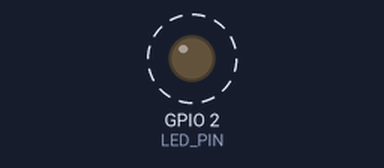
This sketch was run on a simulated ESP32. Parts: output pins drawn as LEDs (lit = HIGH). Dashed ring = blinking. Nothing arrives over Bluetooth unless stated; a phone connects over Bluetooth LE 3 s after start; what the sketch prints to the serial monitor is not drawn.

Above: at 0.15 s.
Timing chart, 0 to 3.0 s (numbered marks = the images above):
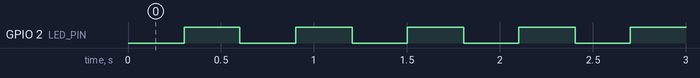

Measured:
- by itself, GPIO 2 (LED_PIN): alternates HIGH for 0.30 s and LOW for 0.30 s, 9 changes in all, then stays HIGH

The sketch:

S82_BLE_Kopru.ino
```cpp
/*
  S82 → iPhone BLE köprüsü  (v0.1)
  -------------------------------------------------------------
  S82'nin NMEA çıkışını BLE "Nordic UART Service" (NUS) ile iPhone'a aktarır,
  iPhone'dan gelen TUSAGA RTCM düzeltmesini S82'ye geri yollar.

  İKİ MOD:
   KABLOSUZ = 1 : ESP32 klasik Bluetooth ile S82'ye bağlanır (kablo yok).
                  SADECE klasik ESP32 (ESP32-WROOM-32 / DevKit V1) ile çalışır.
                  S3 / C3 klasik Bluetooth desteklemez!
                  Arduino IDE: Tools > Partition Scheme > "Huge APP (3MB No OTA)"
   KABLOSUZ = 0 : S82'nin DB9 seri portuna MAX3232 modülü ile kablo bağlanır.
                  Her ESP32'de çalışır (S3, C3 dahil).

  Kart: Arduino-ESP32 çekirdeği 3.x
*/

#define KABLOSUZ 1

// ---- KABLOSUZ mod ayarları ----
// S82'nin Bluetooth MAC adresi (Android'de Ayarlar > Bluetooth > S82 > detay'da görünür)
uint8_t S82_MAC[6] = {0x00, 0x00, 0x00, 0x00, 0x00, 0x00};
const char *S82_PIN = "1234";          // eşleştirme PIN'i (0000 de olabilir)

// ---- KABLOLU mod ayarları ----
#define S82_BAUD 115200                // S82 DB9 port hızı (9600/38400/115200 deneyin)
#define S82_RX_PIN 16                  // ESP32 RX  <- MAX3232 TXD  (S3 için örn. 18)
#define S82_TX_PIN 17                  // ESP32 TX  -> MAX3232 RXD  (S3 için örn. 17)

#define BLE_NAME "S82-Kopru"
#define LED_PIN 2                      // Kartınızda farklıysa değiştirin

#include <BLEDevice.h>
#include <BLEServer.h>
#include <BLEUtils.h>
#include <BLE2902.h>

#if KABLOSUZ && !defined(CONFIG_IDF_TARGET_ESP32)
  #error "KABLOSUZ mod sadece klasik ESP32 (WROOM-32) ile calisir. S3/C3 icin KABLOSUZ 0 yapin."
#endif
#if KABLOSUZ
  #include <BluetoothSerial.h>
  BluetoothSerial SerialBT;
  #define S82 SerialBT
#else
  #define S82 Serial1
#endif

// Nordic UART Service UUID'leri (iOS uygulamaları bunu tanır)
#define NUS_SERVICE "6E400001-B5A3-F393-E0A9-E50E24DCCA9E"
#define NUS_RX      "6E400002-B5A3-F393-E0A9-E50E24DCCA9E"   // telefon -> ESP32 (RTCM)
#define NUS_TX      "6E400003-B5A3-F393-E0A9-E50E24DCCA9E"   // ESP32 -> telefon (NMEA)

BLECharacteristic *txChar;
BLEServer *srv;
volatile bool phoneConnected = false;
volatile uint16_t blePayload = 20;     // MTU-3; iPhone genelde 182'ye çıkarır
uint32_t rtcmBytes = 0, nmeaBytes = 0;

class ServerCB : public BLEServerCallbacks {
  void onConnect(BLEServer *s) override { phoneConnected = true; blePayload = 20; }
  void onDisconnect(BLEServer *s) override {
    phoneConnected = false;
    BLEDevice::startAdvertising();     // tekrar görünür ol
  }
};

class RxCB : public BLECharacteristicCallbacks {
  void onWrite(BLECharacteristic *c) override {
    // Telefondan gelen RTCM düzeltmesi -> S82
    String v = c->getValue();
    if (v.length()) { S82.write((const uint8_t *)v.c_str(), v.length()); rtcmBytes += v.length(); }
  }
};

void setupBLE() {
  BLEDevice::init(BLE_NAME);
  BLEDevice::setMTU(247);
  srv = BLEDevice::createServer();
  srv->setCallbacks(new ServerCB());
  BLEService *svc = srv->createService(NUS_SERVICE);
  txChar = svc->createCharacteristic(NUS_TX, BLECharacteristic::PROPERTY_NOTIFY);
  txChar->addDescriptor(new BLE2902());
  BLECharacteristic *rx = svc->createCharacteristic(NUS_RX,
      BLECharacteristic::PROPERTY_WRITE | BLECharacteristic::PROPERTY_WRITE_NR);
  rx->setCallbacks(new RxCB());
  svc->start();
  BLEAdvertising *adv = BLEDevice::getAdvertising();
  adv->addServiceUUID(NUS_SERVICE);
  adv->setScanResponse(true);
  BLEDevice::startAdvertising();
}

#if KABLOSUZ
uint32_t lastTry = 0;
void keepS82Connected() {
  if (SerialBT.connected()) return;
  if (millis() - lastTry < 5000) return;
  lastTry = millis();
  Serial.println("S82'ye baglaniliyor...");
  if (SerialBT.connect(S82_MAC)) Serial.println("S82 BAGLANDI");
  else Serial.println("S82 baglanamadi, 5 sn sonra tekrar");
}
#endif

void setup() {
  Serial.begin(115200);
  pinMode(LED_PIN, OUTPUT);
#if KABLOSUZ
  SerialBT.begin("S82-Kopru-M", true);   // true = master (S82'ye biz bağlanırız)
  SerialBT.setPin(S82_PIN, strlen(S82_PIN));
#else
  Serial1.begin(S82_BAUD, SERIAL_8N1, S82_RX_PIN, S82_TX_PIN);
#endif
  setupBLE();
  Serial.println("Kopru hazir. iPhone'da '" BLE_NAME "' cihazina baglanin.");
}

uint8_t buf[512];
uint32_t lastStat = 0;

void loop() {
#if KABLOSUZ
  keepS82Connected();
#endif
  // S82 -> telefon
  int n = 0;
  while (S82.available() && n < (int)sizeof(buf)) buf[n++] = S82.read();
  if (n > 0) {
    nmeaBytes += n;
    if (phoneConnected) {             // iPhone'un anlaştığı MTU'ya göre paket boyu
      uint16_t m = srv->getPeerMTU(srv->getConnId());
      blePayload = (m > 23) ? min(m - 3, 240) : 20;
    }
    if (phoneConnected) {
      for (int i = 0; i < n; i += blePayload) {
        int len = min((int)blePayload, n - i);
        txChar->setValue(buf + i, len);
        txChar->notify();
        delay(3);                      // BLE kuyruğu taşmasın
      }
    }
  }

  // Durum LED'i: S82 bağlı + telefon bağlı = sürekli yanık, sadece biri = yanıp söner
#if KABLOSUZ
  bool s82ok = SerialBT.connected();
#else
  bool s82ok = nmeaBytes > 0;
#endif
  digitalWrite(LED_PIN, (s82ok && phoneConnected) ? HIGH : ((millis() / 300) % 2 && (s82ok || phoneConnected)));

  if (millis() - lastStat > 5000) {
    lastStat = millis();
    Serial.printf("S82:%s  iPhone:%s  NMEA:%u bayt  RTCM:%u bayt  BLE paket:%u\n",
                  s82ok ? "OK" : "--", phoneConnected ? "OK" : "--", nmeaBytes, rtcmBytes, blePayload);
  }
  delay(5);
}
```
